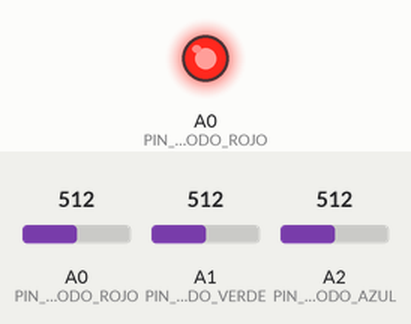
A sketch run on a simulated Arduino Uno, built with avr-gcc and run on an emulated ATmega328P. On the bench: output pins drawn as LEDs (lit = HIGH). The inputs (shaded band) are chosen by the test bench; at power-on: A0 (PIN_LED_CATODO_ROJO) = 512, A1 (PIN_LED_CATODO_VERDE) = 512, A2 (PIN_LED_CATODO_AZUL) = 512. What the sketch prints to the serial monitor is not drawn.

Above: at 1.9 s.
2.0 s: A0 (PIN_LED_CATODO_ROJO) set to 716
6.2 s: A1 (PIN_LED_CATODO_VERDE) set to 716
9.7 s: A2 (PIN_LED_CATODO_AZUL) set to 716
13.2 s: A0 (PIN_LED_CATODO_ROJO) set to 900
17.4 s: A1 (PIN_LED_CATODO_VERDE) set to 900
20.9 s: A2 (PIN_LED_CATODO_AZUL) set to 900
Timing chart, 0 to 23.9 s (numbered marks = the images above; inputs shaded):
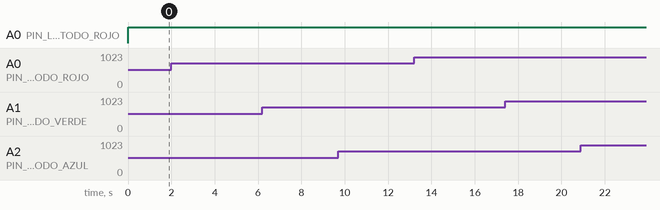

The sketch:

Led_sensor_luz.ino
```cpp
/*
#       _\|/_   A ver..., ¿que tenemos por aqui?
#       (O-O)
# ---oOO-(_)-OOo---------------------------------


##########################################################
# ****************************************************** #
# *           DOMOTICA PARA PRINCIPIANTES              * #
# *          Diodo Led como sensor de luz              * #
# *                                                    * #
# *         Autor:   Eulogio López Cayuela             * #
# *           https://github.com/inopya/               * #
# *                                                    * #
# *       Versión 1.0       Fecha: 16/03/2020          * #
# ****************************************************** #
##########################################################
*/

#define __VERSION__ "Diodo LED como sensor de luz"

/*
      ===== NOTAS DE LA VERSION =====
    Uso de un diodo led comun como sensor de luz:

    Un diodo led presenta una cierta capacitancia interna en la union PN.
    Al polarizarlo en inverso cargaremos dicho "condensador",
    y este se descargará más rapido cuanta mas luz reciba la union PN.
    Por tanto si tras polarizarlo en inverso medimos el tiempo que tarda en descargarse,
    podemos estimar la cantidad de luz que ha recibido.
    Un manera más sencilla sin tener que esperar a medir el tiempo de la descarga
    de dicha capacitancia interna es el que empleamos aqui.

    1) Polarizamos en inverso,
    2) esperamos unos pocos milisegundos y medimos el valor de voltaje remanente.

    Si no hubiese incidido ninguna luz, tras unos pocos milisegundos la carga sería el voltaje al que fue sometido.

    En presencia de luz, cuanto menor sea el valor leido, podemos asegurar que mayor ha sido la cantidad de luz incidente

    Cada led 'medirá' luz en una longitud de onda próxima al tipo de luz que emite
    Los mejores resultados los obtendremos con leds rojos o verdes y cuerpo transparente.
    Pero podemos usar cualquier led del que disppongamos.

    El ANODO del led se conectará a tierra mediante una resistencia de entre 200 y 270 ohmios
    Dicha resitencia no es obligatoria dado que el diodo esta en inverso, pero quede ahí por si deseamos usar el led como
    emisor de luz y como sensor a un mismo tiempo conectando el ANODO a una salida digital.

    El CATODO se conecta a una entrada analogica de arduino.

    Podemos usar simultaneamente leds de distintos colores apra medir distintas longitudes de onda de la luz

    En el ejemplo se usa un led RGB de anodo comun para medir tres componentes de la luz a un mismo tiempo.
*/


/*mmmmmmmmmmmmmmmmmmmmmmmmmmmmmmmmmmmmmmmmmmmmmmmmmmmmmmmmmmmmmmmmmmmmmmmmmmmmmmmmmmmmmmmmmmmmmmmmmmm
//        SECCION DE DEFINICION DE PINES
//mmmmmmmmmmmmmmmmmmmmmmmmmmmmmmmmmmmmmmmmmmmmmmmmmmmmmmmmmmmmmmmmmmmmmmmmmmmmmmmmmmmmmmmmmmmmmmmmmmm*/

// ANODO del LED a tierra con una resistencia de 220-270 ohmios
#define PIN_LED_CATODO_ROJO     A0
#define PIN_LED_CATODO_VERDE    A1
#define PIN_LED_CATODO_AZUL     A2

#define INTERVALO_MUESTRAS    1000      // Tiempo entre muestras de luz.
#define TIEMPO_CARGA            10      // Tiempo necesario para 'cargar' el led (entre 10 y 30 ms)
#define TIEMPO_DESCARGA         20      // Tiempo para provocar una  cierta descarga de la capacidad
                                        // interna del led. Un menor voltaje medido representa
                                        // un mayor valor de luminosidad, debido a que la descarga
                                        // es mas rapida cuanta mas luz incide en el led
                                        // Tiempos muy elevados provocarian la descarga completa
                                        // de dicha capacidad interna del diodo y nos induciria a
                                        // pensar que la lunimosidad es elevada. (entre 15 y 50 ms)

/*mmmmmmmmmmmmmmmmmmmmmmmmmmmmmmmmmmmmmmmmmmmmmmmmmmmmmmmmmmmmmmmmmmmmmmmmmmmmmmmmmmmmmmmmmmmmmmmmmmm
//        SECCION DE DEFINICION DE VARIABLES GLOBALES
//mmmmmmmmmmmmmmmmmmmmmmmmmmmmmmmmmmmmmmmmmmmmmmmmmmmmmmmmmmmmmmmmmmmmmmmmmmmmmmmmmmmmmmmmmmmmmmmmmmm*/

uint16_t valor_sensor_rojo=0;
uint16_t valor_sensor_verde=0;
uint16_t valor_sensor_azul=0;


/*mmmmmmmmmmmmmmmmmmmmmmmmmmmmmmmmmmmmmmmmmmmmmmmmmmmmmmmmmmmmmmmmmmmmmmmmmmmmmmmmmmmmmmmmmmmmmmmmmmmmmmmm
   ******************************************************************************************************
                                    FUNCION DE CONFIGURACION
   ******************************************************************************************************
//mmmmmmmmmmmmmmmmmmmmmmmmmmmmmmmmmmmmmmmmmmmmmmmmmmmmmmmmmmmmmmmmmmmmmmmmmmmmmmmmmmmmmmmmmmmmmmmmmmmmmmmm*/

void setup(void)
{
  Serial.begin(115200);                           // Iniciar puerto serie apra DEBUG
  Serial.println (F(__VERSION__));                // mostramos la version por consola, DEBUG
}


/*mmmmmmmmmmmmmmmmmmmmmmmmmmmmmmmmmmmmmmmmmmmmmmmmmmmmmmmmmmmmmmmmmmmmmmmmmmmmmmmmmmmmmmmmmmmmmmmmmmmmmmmm
   ******************************************************************************************************
                                  BUCLE PRINCIPAL DEL PROGRAMA
   ******************************************************************************************************
//mmmmmmmmmmmmmmmmmmmmmmmmmmmmmmmmmmmmmmmmmmmmmmmmmmmmmmmmmmmmmmmmmmmmmmmmmmmmmmmmmmmmmmmmmmmmmmmmmmmmmmmm*/


void loop(void)
{

  /* --------- lectura sensor ROJO --------- */
  pinMode(PIN_LED_CATODO_ROJO, OUTPUT);
  digitalWrite(PIN_LED_CATODO_ROJO, HIGH);
  delay(TIEMPO_CARGA);

  pinMode(PIN_LED_CATODO_ROJO, INPUT);
  delay(TIEMPO_DESCARGA);

  valor_sensor_rojo = analogRead(PIN_LED_CATODO_ROJO);
  //El valor medido es inversamente proporcional a la cantidad de luz que incide en el led
  //ya que la capacidad interna del diodo se descarga mas rapidamente cuanta más luz recibe.
  //Usamos la funcion map para mostrar en un modo 'más lógico', es decir: mas luz, mayor valor
  valor_sensor_rojo = map(valor_sensor_rojo, 0,1023,1023,0);


  /* --------- lectura sensor VERDE --------- */
  pinMode(PIN_LED_CATODO_VERDE, OUTPUT);
  digitalWrite(PIN_LED_CATODO_VERDE, HIGH);
  delay(TIEMPO_CARGA);

  pinMode(PIN_LED_CATODO_VERDE, INPUT);
  delay(TIEMPO_DESCARGA);

  valor_sensor_verde = analogRead(PIN_LED_CATODO_VERDE);
  //El valor medido es inversamente proporcional a la cantidad de luz que incide en el led
  //ya que la capacidad interna del diodo se descarga mas rapidamente cuanta más luz recibe.
  //Usamos la funcion map para mostrar en un modo 'más lógico', es decir: mas luz, mayor valor
  valor_sensor_verde = map(valor_sensor_verde, 0,1023,1023,0);

  /* --------- lectura sensor AZUL --------- */
  pinMode(PIN_LED_CATODO_AZUL, OUTPUT);
  digitalWrite(PIN_LED_CATODO_AZUL, HIGH);
  delay(TIEMPO_CARGA);

  pinMode(PIN_LED_CATODO_AZUL, INPUT);
  delay(TIEMPO_DESCARGA);

  valor_sensor_azul = analogRead(PIN_LED_CATODO_AZUL);
  //El valor medido es inversamente proporcional a la cantidad de luz que incide en el led
  //ya que la capacidad interna del diodo se descarga mas rapidamente cuanta más luz recibe.
  //Usamos la funcion map para mostrar en un modo 'más lógico', es decir: mas luz, mayor valor
  valor_sensor_azul = map(valor_sensor_azul, 0,1023,1023,0);


  /* --------- Mostar datos por el puerto serie --------- */

  Serial.print(F("Valor Rojo: "));
  Serial.println(valor_sensor_rojo);
  Serial.print(F("Valor Verde: "));
  Serial.println(valor_sensor_verde);
  Serial.print(F("Valor Azul: "));
  Serial.println(valor_sensor_azul);
  Serial.println(F("*****************\n"));

  delay(INTERVALO_MUESTRAS);
}


//*******************************************************
//                    FIN DE PROGRAMA
//*******************************************************
```
